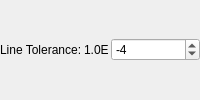
                <widget class="QWidget" name="MinimiseSDPage" >
                 <layout class="QHBoxLayout" >
                  <property name="margin" >
                   <number>0</number>
                  </property>
                  <property name="spacing" >
                   <number>2</number>
                  </property>
                  <item>
                   <layout class="QHBoxLayout" >
                    <property name="margin" >
                     <number>0</number>
                    </property>
                    <property name="spacing" >
                     <number>2</number>
                    </property>
                    <item>
                     <widget class="QLabel" name="label_20" >
                      <property name="sizePolicy" >
                       <sizepolicy>
                        <hsizetype>1</hsizetype>
                        <vsizetype>5</vsizetype>
                        <horstretch>0</horstretch>
                        <verstretch>0</verstretch>
                       </sizepolicy>
                      </property>
                      <property name="text" >
                       <string>Line Tolerance:</string>
                      </property>
                     </widget>
                    </item>
                    <item>
                     <widget class="QLabel" name="label_21" >
                      <property name="sizePolicy" >
                       <sizepolicy>
                        <hsizetype>1</hsizetype>
                        <vsizetype>5</vsizetype>
                        <horstretch>0</horstretch>
                        <verstretch>0</verstretch>
                       </sizepolicy>
                      </property>
                      <property name="text" >
                       <string>1.0E</string>
                      </property>
                     </widget>
                    </item>
                    <item>
                     <widget class="QSpinBox" name="SDLineToleranceSpin" >
                      <property name="sizePolicy" >
                       <sizepolicy>
                        <hsizetype>7</hsizetype>
                        <vsizetype>0</vsizetype>
                        <horstretch>0</horstretch>
                        <verstretch>0</verstretch>
                       </sizepolicy>
                      </property>
                      <property name="maximum" >
                       <number>-1</number>
                      </property>
                      <property name="minimum" >
                       <number>-10</number>
                      </property>
                      <property name="value" >
                       <number>-4</number>
                      </property>
                     </widget>
                    </item>
                   </layout>
                  </item>
                 </layout>
                </widget>
